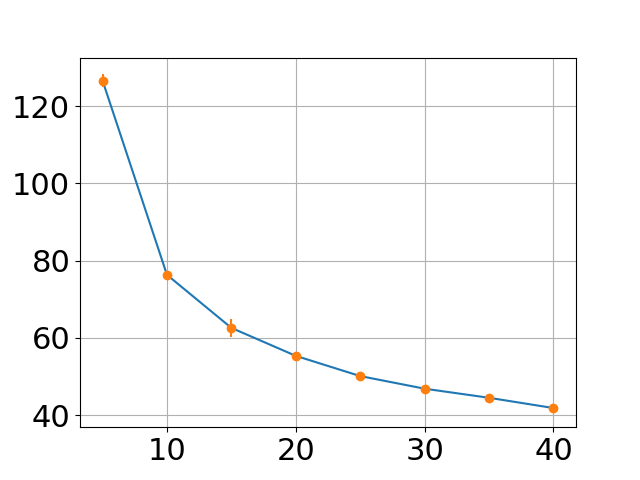

This chart was generated by the following Python code:
import numpy as np
import matplotlib.pyplot as plt
import csv


arr = np.loadtxt("result.csv",delimiter=",", dtype=float)

mean = np.mean(arr,axis=1)
std = np.std(arr,axis=1)
x = np.array([5,10,15,20,25,30,35,40])

print(mean)
print(std)

plt.rcParams.update({'font.size': 22})
plt.plot(x, mean)
plt.grid()
plt.errorbar(x, mean,yerr = std, fmt ='o')
#plt.xlabel('Landmark Percentage %') 
#plt.ylabel('Spectral Norm') 
#plt.title('Approximation Error')
plt.savefig('plot')
